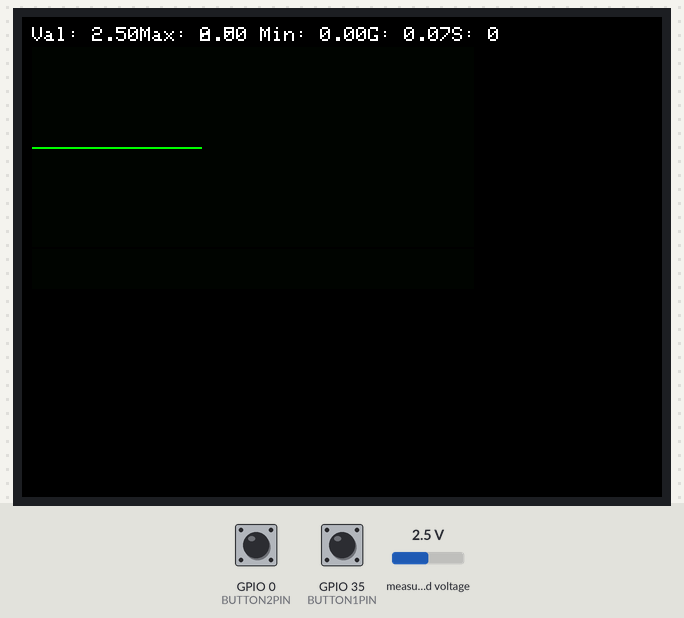
This sketch was run on a simulated ESP32. Shown: 320×240 colour display. The test bench sets the inputs (shaded band); at power-on: measured voltage 2.5 V, GPIO 0 (BUTTON2PIN) LOW, GPIO 35 (BUTTON1PIN) LOW. Nothing arrives over Bluetooth unless stated; what the sketch prints to the serial monitor is not drawn.

Above: at 1.47 s.
1.5 s: measured voltage set to 0.1 V
At 1.72 s:
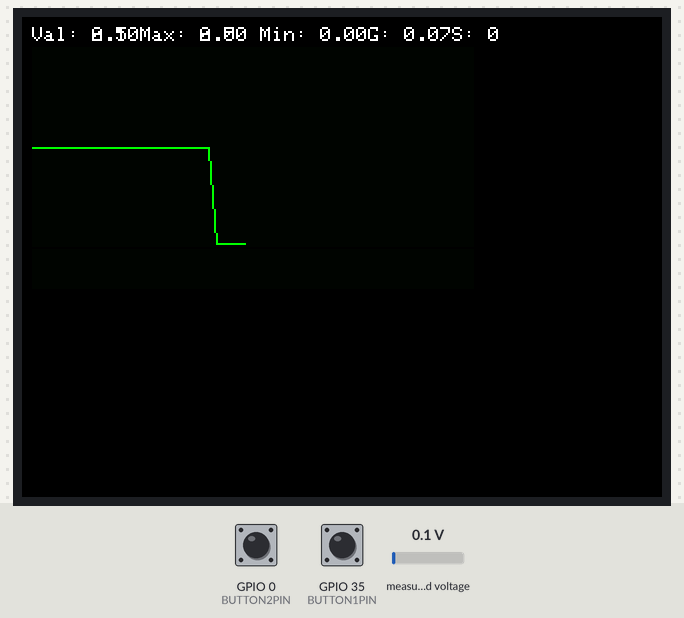
3.2 s: measured voltage set to 1.2 V
At 3.25 s:
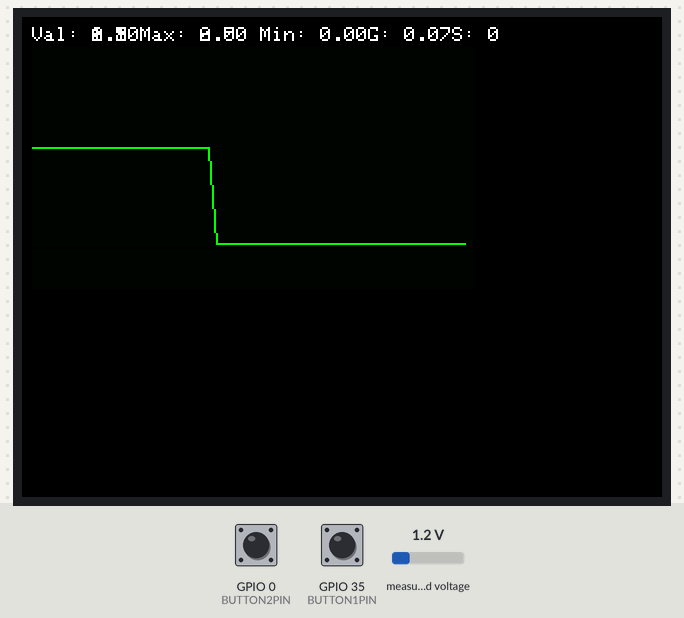
4.7 s: measured voltage set to 2.5 V
At 4.71 s:
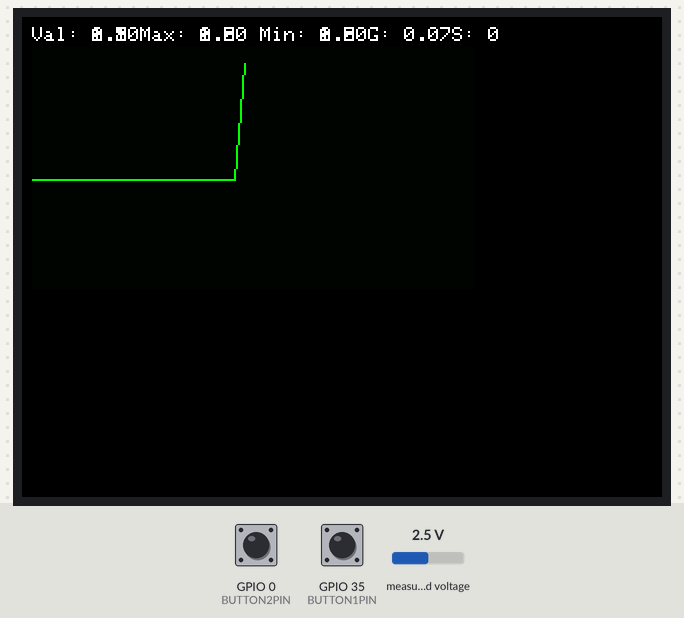

The sketch:

dataAdquisitionESP32V2.ino
```cpp
/*Programa para la lectura y visualizacion de datos analogicos
a traves del ADS1X15 de 16 bits de resolucion
*/

// Inclusión de bibliotecas necesarias
#include <TFT_eWidget.h>
#include <Adafruit_ADS1X15.h>
#include <TFT_eSPI.h>
#include <SPI.h>
#include "BluetoothSerial.h"

// Definición de pines para los botones
#define BUTTON1PIN 35
#define BUTTON2PIN 0

// Variables para el debounce (anti-rebotes)
const unsigned long debounceDelay = 200;
unsigned long lastDebounceTime = 0, lastChangeTime = 0, lastOnState = 0, lastOffState = 0;
bool lastButtonState = LOW;

// Variables para almacenar el tiempo actual, valor del ADC, voltaje, etc.
float currentTime = 0;
int16_t adcVal;
float volts0;
int i = 0;
float MAX = 0;
float MIN = 0;
int ganancia = 0;
int samplingRate = 0;

float adjust = 0.07;

// Rangos para el gráfico en la pantalla TFT
float gxLow = 0.0;
float gxHigh = 50.0;
float gyLow = -1.0;
float gyHigh = 5.0;


// Objeto para la comunicación Bluetooth
BluetoothSerial SerialBT;
// Objeto para el conversor analógico-digital ADS1115
Adafruit_ADS1115 ads;
// Objeto para la pantalla TFT
TFT_eSPI tft = TFT_eSPI();
// Widget para graficar
GraphWidget gr = GraphWidget(&tft);
// Widget para trazar la línea en el gráfico
TraceWidget tr = TraceWidget(&gr);

#if !defined(CONFIG_BT_ENABLED) || !defined(CONFIG_BLUEDROID_ENABLED)
#error Bluetooth is not enabled! Please run `make menuconfig` to and enable it
#endif

// Función de interrupción para el botón 1
void IRAM_ATTR toggleButton1() {

  bool reading = digitalRead(BUTTON1PIN);
  if (millis() - lastDebounceTime >= debounceDelay) {
    if (reading != lastButtonState) {
      if (millis() - lastChangeTime >= 1000) {
        lastButtonState = reading;
        adjust = 0.01;
        lastChangeTime = millis();
      }
    }
    lastDebounceTime = millis();
  }
}

// Función de interrupción para el botón 2
void IRAM_ATTR toggleButton2() {

  bool reading = digitalRead(BUTTON2PIN);
  if (millis() - lastDebounceTime >= debounceDelay) {
    if (reading != lastButtonState) {
      if (millis() - lastChangeTime >= 1000) {
        lastButtonState = reading;
        adjust = 0.07;
        lastChangeTime = millis();
      }
    }
    lastDebounceTime = millis();
  }
}

void setup(void) {

  // Configuración de pines y de las interrupciones para los botones
  pinMode(BUTTON1PIN, INPUT);
  pinMode(BUTTON2PIN, INPUT);
  attachInterrupt(BUTTON1PIN, toggleButton1, FALLING);
  attachInterrupt(BUTTON2PIN, toggleButton2, FALLING);

  // Inicialización de la comunicación serie y Bluetooth, y de la pantalla TFT
  Serial.begin(115200);
  SerialBT.begin("SinglePointADC");
  tft.begin();
  tft.setRotation(1);
  tft.fillScreen(TFT_BLACK);
  ganancia = 0;

  // Creación y configuración del gráfico en la pantalla TFT
  gr.createGraph(220, 120, tft.color565(5, 5, 5));
  gr.setGraphScale(gxLow, gxHigh, gyLow, gyHigh);
  gr.drawGraph(5, 15);
  tft.setTextSize(1);

  // Configuración del trazado de la línea en el gráfico
  tr.addPoint(0.0, 0.0);
  tr.addPoint(100.0, 0.0);
  tr.startTrace(TFT_GREEN);

  // Inicialización del conversor analógico-digital - Importante para no corromper
  if (!ads.begin()) {
    Serial.println("Failed to initialize ADS.");
    while (1)
      ;
  }


  /*
  #define RATE_ADS1115_8SPS (0x0000)   ///< 8 samples per second
  #define RATE_ADS1115_16SPS (0x0020)  ///< 16 samples per second
  #define RATE_ADS1115_32SPS (0x0040)  ///< 32 samples per second
  #define RATE_ADS1115_64SPS (0x0060)  ///< 64 samples per second (default)
  #define RATE_ADS1115_128SPS (0x0080) ///< 128 samples per second
  #define RATE_ADS1115_250SPS (0x00A0) ///< 250 samples per second
  #define RATE_ADS1115_475SPS (0x00C0) ///< 475 samples per second
  #define RATE_ADS1115_860SPS (0x00E0) ///< 860 samples per second
  */

  ads.setDataRate(RATE_ADS1115_250SPS);
  ads.getDataRate();
  // Configuración inicial de la ganancia del conversor ADC
  // ads.setGain(GAIN_TWOTHIRDS);  // Ganancia de 2/3x
  ads.setGain(GAIN_ONE);  // Ganancia de 1x   +/- 4.096V  1 bit = 2mV      0.125mV
}

void loop(void) {
  // Variables y constantes estáticas para el bucle principal
  static uint32_t plotTime = millis();
  static float gx = 0.0;
  adcVal = ads.readADC_SingleEnded(0);
  volts0 = ads.computeVolts(adcVal);
  //volts0 += 0.001;

  // Cálculo del tiempo actual y envío de datos por la comunicación serie y Bluetooth
  currentTime = millis() / 1000.0;
  Serial.print(currentTime);
  Serial.print(", ");
  Serial.println(volts0, 5);
  SerialBT.print(currentTime);
  SerialBT.print(", ");
  SerialBT.println(volts0, 5);

  // Impresión en pantalla del valor del voltaje y ajuste del rango del gráfico
  String texto1 = "Val: " + String(volts0) + "Max: " + String(MAX) + " Min: " + String(MIN) + "G: " + String(adjust) + "S: " + String(ads.getDataRate()) ;
  tft.drawString(texto1, 5, 5, 1);
  if (volts0 > MAX) MAX = volts0;
  if (volts0 < MIN) MIN = volts0;

  // Actualización del gráfico
  if (millis() - plotTime >= 50) {
    plotTime = millis();
    tr.addPoint(gx, volts0);
    gx += 1.0;
    if (gx > 50) {
      gx = 0.0;
      gyLow = MIN;
      gyHigh = MAX;
      MIN = MAX;
      MAX = 0;
      volts0 = 0.0;
      gr.drawGraph(5, 15);
      gr.setGraphScale(gxLow, gxHigh, gyLow - (gyLow * adjust), gyHigh + (gyHigh * adjust));
      tr.startTrace(TFT_GREEN);
    }
  }
}
```
